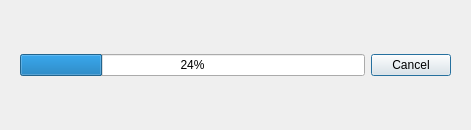
<?xml version="1.0" encoding="UTF-8"?>
<ui version="4.0">
 <class>Dialog</class>
 <widget class="QDialog" name="Dialog">
  <property name="geometry">
   <rect>
    <x>0</x>
    <y>0</y>
    <width>471</width>
    <height>130</height>
   </rect>
  </property>
  <property name="windowTitle">
   <string>Dialog</string>
  </property>
  <widget class="QWidget" name="horizontalLayoutWidget">
   <property name="geometry">
    <rect>
     <x>20</x>
     <y>10</y>
     <width>431</width>
     <height>111</height>
    </rect>
   </property>
   <layout class="QHBoxLayout" name="horizontalLayout">
    <item>
     <widget class="QProgressBar" name="progressBar">
      <property name="value">
       <number>24</number>
      </property>
     </widget>
    </item>
    <item>
     <widget class="QPushButton" name="pushButton">
      <property name="text">
       <string>Cancel</string>
      </property>
     </widget>
    </item>
   </layout>
  </widget>
 </widget>
 <resources/>
 <connections/>
</ui>
